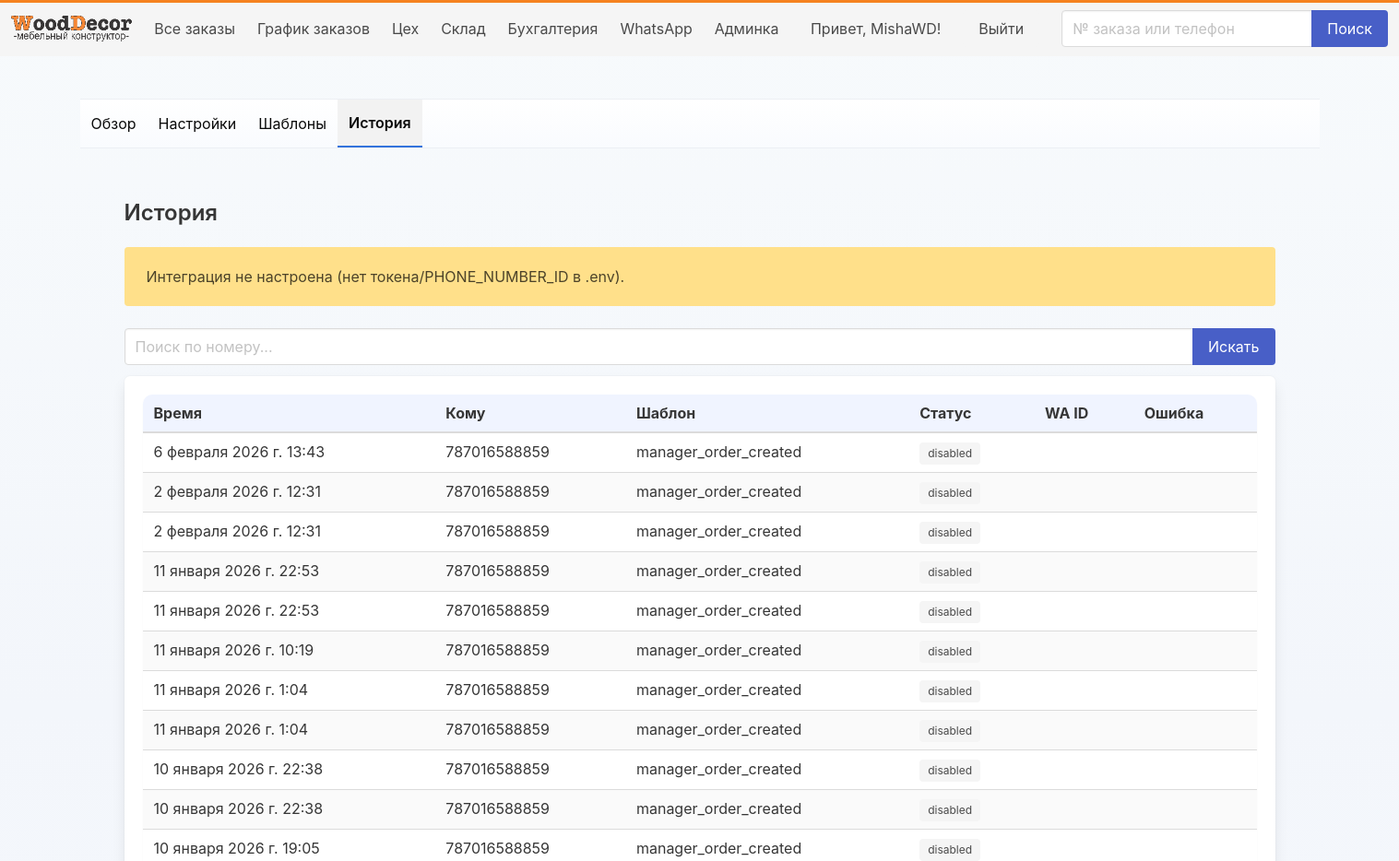
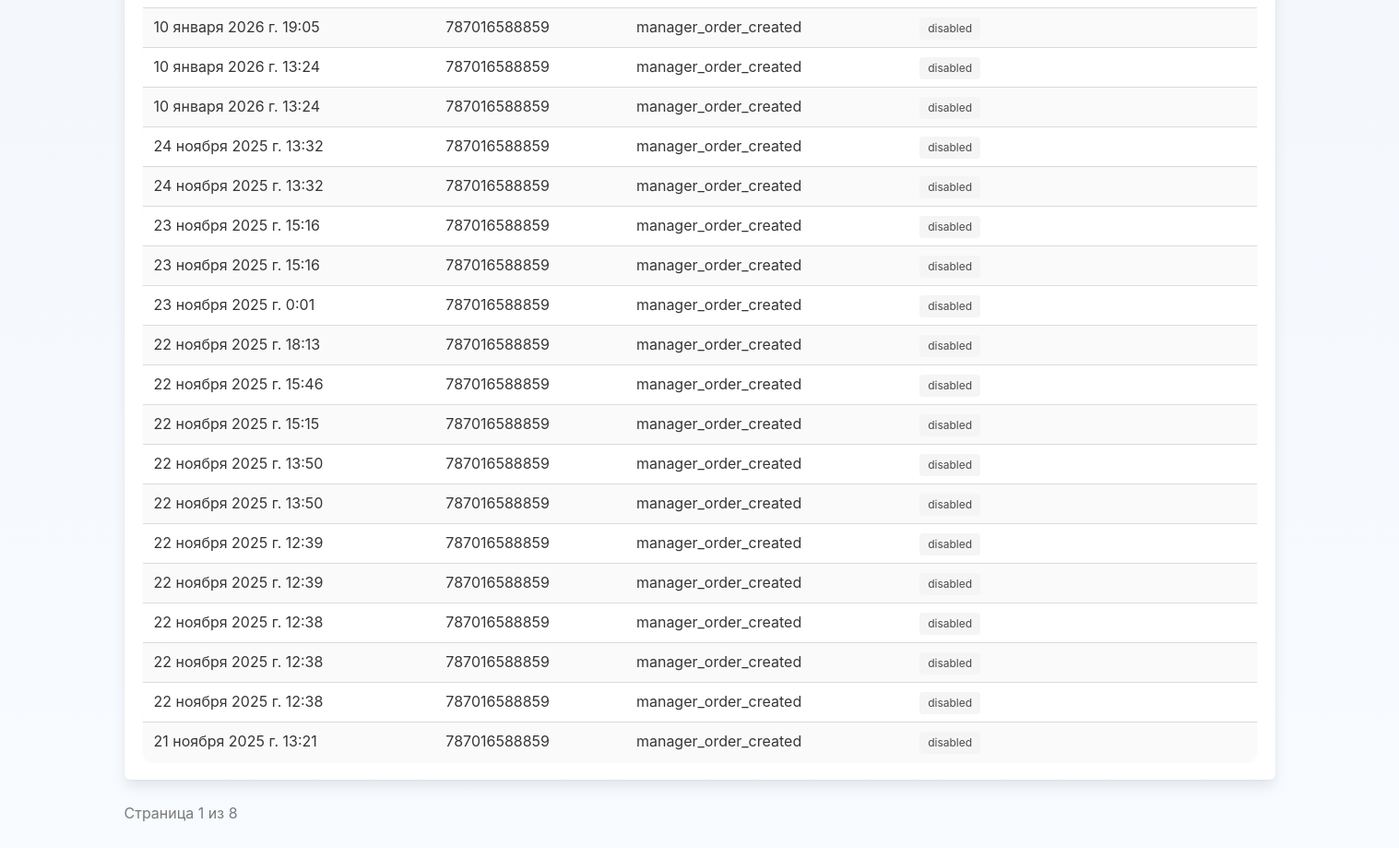
The page /whatsapp/logs/ (signed in) on the database its author committed (2 pictures, top to bottom).
### whatsapp/models.py (models this page shows, shortened)
class WhatsAppMessageLog(models.Model):
    DIRECTION = (("out", "Outbound"), ("in", "Inbound"))
    direction     = models.CharField(max_length=3, choices=DIRECTION, default="out")
    to_number     = models.CharField(max_length=32)
    template      = models.CharField(max_length=120, blank=True)
    body          = models.TextField(blank=True)
    payload       = models.JSONField(default=dict, blank=True)
    wa_message_id = models.CharField(max_length=120, blank=True, db_index=True)
    status        = models.CharField(max_length=40, default="created")
    error_code    = models.CharField(max_length=40, blank=True)
    error_text    = models.TextField(blank=True)
    created_at    = models.DateTimeField(auto_now_add=True)
    delivered_at  = models.DateTimeField(null=True, blank=True)
    read_at       = models.DateTimeField(null=True, blank=True)
    class Meta:
        ordering = ["-created_at"]
        verbose_name = "Сообщение WhatsApp"
        verbose_name_plural = "Сообщения WhatsApp"

### whatsapp/views.py (the view)
# urls.py: path("logs/", views.logs, name="whatsapp_logs"),
@staff_member_required
def logs(request):
    qs = WhatsAppMessageLog.objects.all()
    q = request.GET.get("q","").strip()
    if q:
        qs = qs.filter(to_number__icontains=q)
    p = Paginator(qs, 30).get_page(request.GET.get("page"))
    return render(request, "whatsapp/log_list.html", {"page": p, "q": q, "configured": is_configured(), "enabled": WhatsAppSettings.get_solo().enabled})

### core/templatetags/user_groups.py (called while the page is built)
@register.filter(name='has_group')
def has_group(user, group_name):
    try:
        return user.is_authenticated and (user.is_superuser or user.is_staff or user.groups.filter(name=group_name).exists())
    except Exception:
        return False

### whatsapp/models.py (called while the page is built)
    @classmethod
    def get_solo(cls):
        obj, _ = cls.objects.get_or_create(singleton_id=1)
        return obj

### whatsapp/services.py (called while the page is built)
def is_configured() -> bool:
    return bool(getattr(settings, "WHATSAPP_ACCESS_TOKEN", "") and getattr(settings, "WHATSAPP_PHONE_NUMBER_ID", ""))

### whatsapp/templates/whatsapp/log_list.html (shortened to what this page needs)
{% extends "base.html" %}
{% load static %}
{% block extra_head %}
  <link rel="stylesheet" href="{% static 'whatsapp/whatsapp_light.css' %}">
  <link rel="stylesheet" href="{% static 'whatsapp/whatsapp_light_extra.css' %}">
{% endblock %}
{% block content %}
{% include "whatsapp/_subnav.html" %}
<section class="section">
  <h1 class="title is-4">История</h1>
  {% if not configured %}
    <div class="notification is-warning">Интеграция не настроена (нет токена/PHONE_NUMBER_ID в .env).</div>
  {% endif %}
  <form class="field has-addons" method="get">
    <div class="control is-expanded">
      <input class="input" type="text" name="q" value="{{ q }}" placeholder="Поиск по номеру...">
    </div>
    <div class="control">
      <button class="button is-link">Искать</button>
    </div>
  </form>
  <div class="box">
    <div class="table-container">
      <table class="table is-fullwidth is-striped">
        <thead>
          <tr class="{% if row.status == 'disabled' %}is-wa-disabled{% endif %}"><th>Время</th><th>Кому</th><th>Шаблон</th><th>Статус</th><th>WA ID</th><th>Ошибка</th></tr>
        </thead>
        <tbody>
          {% for it in page.object_list %}
            <tr class="{% if row.status == 'disabled' %}is-wa-disabled{% endif %}">
              <td>{{ it.created_at }}</td>
              <td>{{ it.to_number }}</td>
              <td>{{ it.template }}</td>
              <td>
                {% if it.status == 'failed' %}<span class="tag is-danger">failed</span>
                {% elif it.status == 'sent' %}<span class="tag is-link">sent</span>
                {% elif it.status == 'delivered' %}<span class="tag is-info">delivered</span>
                {% elif it.status == 'read' %}<span class="tag is-success">read</span>
                {% else %}<span class="tag">{{ it.status }}</span>{% endif %}
              </td>
              <td class="has-text-grey">{{ it.wa_message_id }}</td>
              <td class="has-text-grey">{{ it.error_text|default:"" }}</td>
            </tr>
          {% empty %}
            <tr class="{% if row.status == 'disabled' %}is-wa-disabled{% endif %}"><td colspan="6" class="has-text-grey">Записей нет</td></tr>
          {% endfor %}
        </tbody>
      </table>
    </div>
  </div>
  <p class="has-text-grey">Страница {{ page.number }} из {{ page.paginator.num_pages }}</p>
</section>
{% endblock %}

### core/templates/base.html (shortened to what this page needs)
{% load user_groups %}
{% load static %}
<!doctype html>
<html lang="ru">
<head>
    <link rel="stylesheet" href="https://cdn.jsdelivr.net/npm/bulma@0.9.4/css/bulma.min.css">
    {% block extra_head %}{% endblock %}
</head>
<body>
    <nav class="navbar is-light has-shadow" style="border-top: 3px solid #F58220;" role="navigation">
        <div class="navbar-brand">
            <a class="navbar-item" href="{% url 'orders_all' %}"><img src="{% static 'img/company_logo_20250903104444.png' %}?v=20250903104444" alt="WoodDecor" style="height:48px;"></a>
        </div>
        <div class="navbar-menu">
    <div class="navbar-start">
      {% if user.is_authenticated %}
        {% if user|has_group:"ACCESS_ORDERS" %}
          <a class="navbar-item" href="{% url 'orders_all' %}">Все заказы</a>
        {% endif %}
        {% if user|has_group:"ACCESS_CHART" %}
          <a class="navbar-item" href="{% url 'orders_chart' %}">График заказов</a>
        {% endif %}
        {% if user|has_group:"ACCESS_WORKSHOP" %}
          <a class="navbar-item" href="{% url 'workshop' %}">Цех</a>
		  <a class="navbar-item" href="{% url 'warehouse' %}">Склад</a>
        {% endif %}
		{% if user|has_group:"ACCESS_ACCOUNTING" %}
          <a class="navbar-item" href="{% url 'accounting' %}">Бухгалтерия</a>
        {% endif %}
		{% if request.user.is_staff %}
          <a class="navbar-item" href="{% url 'whatsapp_dashboard' %}">WhatsApp</a>
        {% endif %}
        {% if user|has_group:"ACCESS_ADMIN" %}
          <a class="navbar-item" href="/admin/">Админка</a>
        {% endif %}
      {% endif %}
    </div>
            <div class="navbar-end">
                {% if user.is_authenticated %}
                <div class="navbar-item">Привет, {{ user.username }}!</div>
                <div class="navbar-item"><form method="post" action="{% url 'logout' %}">{% csrf_token %}<button class="button is-light" type="submit">Выйти</button></form></div>
                {% else %}
                <div class="navbar-item"><a class="button is-primary" href="{% url 'login' %}">Войти</a></div>
                {% endif %}
            </div>
        </div>
<form class="navbar-item" method="get" action="{% url 'orders_all' %}">
  <div class="field has-addons">
    <div class="control">
      <input class="input" type="text" name="q" placeholder="№ заказа или телефон" value="{{ request.GET.q }}">
    </div>
    <div class="control">
      <button class="button is-link" type="submit">Поиск</button>
    </div>
  </div>
</form>
</nav>
    <section class="section">
        <div class="container">
{% block content %}{% endblock %}
        </div>
    </section>
</body>
</html>

### whatsapp/static/whatsapp/whatsapp_light.css (style rules this page uses)
body { background: linear-gradient(180deg,#f7fafc 0%, #f3f6fb 40%, #f8fbff 100%); }
.table-container { border-radius:10px; overflow:hidden; box-shadow:0 1px 2px rgba(0,0,0,.04); }
.table thead th { background:#f0f4ff; }

### rows shown on the page
WhatsAppMessageLog: created_at "6 февраля 2026 г. 13:43", to_number "787016588859", template "manager_order_created", status "disabled"
WhatsAppMessageLog: created_at "2 февраля 2026 г. 12:31", to_number "787016588859", template "manager_order_created", status "disabled"
WhatsAppMessageLog: created_at "2 февраля 2026 г. 12:31", to_number "787016588859", template "manager_order_created", status "disabled"
WhatsAppMessageLog: created_at "11 января 2026 г. 22:53", to_number "787016588859", template "manager_order_created", status "disabled"
WhatsAppMessageLog: created_at "11 января 2026 г. 22:53", to_number "787016588859", template "manager_order_created", status "disabled"
WhatsAppMessageLog: created_at "11 января 2026 г. 10:19", to_number "787016588859", template "manager_order_created", status "disabled"
WhatsAppMessageLog: created_at "11 января 2026 г. 1:04", to_number "787016588859", template "manager_order_created", status "disabled"
WhatsAppMessageLog: created_at "11 января 2026 г. 1:04", to_number "787016588859", template "manager_order_created", status "disabled"
WhatsAppMessageLog: created_at "10 января 2026 г. 22:38", to_number "787016588859", template "manager_order_created", status "disabled"
WhatsAppMessageLog: created_at "10 января 2026 г. 22:38", to_number "787016588859", template "manager_order_created", status "disabled"
WhatsAppMessageLog: created_at "10 января 2026 г. 19:05", to_number "787016588859", template "manager_order_created", status "disabled"
WhatsAppMessageLog: created_at "10 января 2026 г. 19:05", to_number "787016588859", template "manager_order_created", status "disabled"
WhatsAppMessageLog: created_at "10 января 2026 г. 13:24", to_number "787016588859", template "manager_order_created", status "disabled"
WhatsAppMessageLog: created_at "10 января 2026 г. 13:24", to_number "787016588859", template "manager_order_created", status "disabled"
WhatsAppMessageLog: created_at "24 ноября 2025 г. 13:32", to_number "787016588859", template "manager_order_created", status "disabled"
WhatsAppMessageLog: created_at "24 ноября 2025 г. 13:32", to_number "787016588859", template "manager_order_created", status "disabled"
WhatsAppMessageLog: created_at "23 ноября 2025 г. 15:16", to_number "787016588859", template "manager_order_created", status "disabled"
WhatsAppMessageLog: created_at "23 ноября 2025 г. 15:16", to_number "787016588859", template "manager_order_created", status "disabled"
WhatsAppMessageLog: created_at "23 ноября 2025 г. 0:01", to_number "787016588859", template "manager_order_created", status "disabled"
WhatsAppMessageLog: created_at "22 ноября 2025 г. 18:13", to_number "787016588859", template "manager_order_created", status "disabled"
WhatsAppMessageLog: created_at "22 ноября 2025 г. 15:46", to_number "787016588859", template "manager_order_created", status "disabled"
WhatsAppMessageLog: created_at "22 ноября 2025 г. 15:15", to_number "787016588859", template "manager_order_created", status "disabled"
WhatsAppMessageLog: created_at "22 ноября 2025 г. 13:50", to_number "787016588859", template "manager_order_created", status "disabled"
WhatsAppMessageLog: created_at "22 ноября 2025 г. 13:50", to_number "787016588859", template "manager_order_created", status "disabled"
WhatsAppMessageLog: created_at "22 ноября 2025 г. 12:39", to_number "787016588859", template "manager_order_created", status "disabled"
WhatsAppMessageLog: created_at "22 ноября 2025 г. 12:39", to_number "787016588859", template "manager_order_created", status "disabled"
WhatsAppMessageLog: created_at "22 ноября 2025 г. 12:38", to_number "787016588859", template "manager_order_created", status "disabled"
WhatsAppMessageLog: created_at "22 ноября 2025 г. 12:38", to_number "787016588859", template "manager_order_created", status "disabled"
WhatsAppMessageLog: created_at "22 ноября 2025 г. 12:38", to_number "787016588859", template "manager_order_created", status "disabled"
WhatsAppMessageLog: created_at "21 ноября 2025 г. 13:21", to_number "787016588859", template "manager_order_created", status "disabled"

### other values the page prints
{{ user.username }} "MishaWD"
{{ page.number }} "1"
{{ page.paginator.num_pages }} "8"
